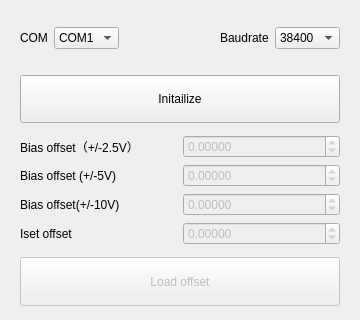
<?xml version="1.0" encoding="UTF-8"?>
<ui version="4.0">
 <class>Setting</class>
 <widget class="QWidget" name="Setting">
  <property name="windowModality">
   <enum>Qt::ApplicationModal</enum>
  </property>
  <property name="geometry">
   <rect>
    <x>0</x>
    <y>0</y>
    <width>360</width>
    <height>320</height>
   </rect>
  </property>
  <property name="sizePolicy">
   <sizepolicy hsizetype="Minimum" vsizetype="Minimum">
    <horstretch>0</horstretch>
    <verstretch>0</verstretch>
   </sizepolicy>
  </property>
  <property name="minimumSize">
   <size>
    <width>360</width>
    <height>320</height>
   </size>
  </property>
  <property name="font">
   <font>
    <pointsize>9</pointsize>
   </font>
  </property>
  <property name="windowTitle">
   <string>Setting</string>
  </property>
  <property name="windowIcon">
   <iconset>
    <normaloff>:/menuIcon/settingiconblack.png</normaloff>:/menuIcon/settingiconblack.png</iconset>
  </property>
  <layout class="QGridLayout" name="gridLayout">
   <item row="4" column="0">
    <widget class="QWidget" name="widget_5" native="true">
     <layout class="QGridLayout" name="gridLayout_2">
      <property name="leftMargin">
       <number>0</number>
      </property>
      <property name="topMargin">
       <number>0</number>
      </property>
      <property name="rightMargin">
       <number>0</number>
      </property>
      <property name="bottomMargin">
       <number>0</number>
      </property>
      <property name="horizontalSpacing">
       <number>0</number>
      </property>
      <property name="verticalSpacing">
       <number>6</number>
      </property>
      <item row="3" column="0">
       <widget class="QWidget" name="widget_3" native="true">
        <property name="sizePolicy">
         <sizepolicy hsizetype="Preferred" vsizetype="Preferred">
          <horstretch>0</horstretch>
          <verstretch>0</verstretch>
         </sizepolicy>
        </property>
        <layout class="QGridLayout" name="gridLayout_5">
         <property name="topMargin">
          <number>3</number>
         </property>
         <property name="bottomMargin">
          <number>3</number>
         </property>
         <item row="0" column="0">
          <widget class="QPushButton" name="loadButton">
           <property name="enabled">
            <bool>false</bool>
           </property>
           <property name="sizePolicy">
            <sizepolicy hsizetype="Minimum" vsizetype="Minimum">
             <horstretch>0</horstretch>
             <verstretch>0</verstretch>
            </sizepolicy>
           </property>
           <property name="text">
            <string>Load offset</string>
           </property>
          </widget>
         </item>
        </layout>
       </widget>
      </item>
      <item row="0" column="0">
       <widget class="QWidget" name="widget" native="true">
        <property name="sizePolicy">
         <sizepolicy hsizetype="Preferred" vsizetype="Preferred">
          <horstretch>0</horstretch>
          <verstretch>0</verstretch>
         </sizepolicy>
        </property>
        <layout class="QGridLayout" name="gridLayout_6">
         <property name="topMargin">
          <number>3</number>
         </property>
         <property name="bottomMargin">
          <number>3</number>
         </property>
         <item row="0" column="3">
          <widget class="QLabel" name="label_2">
           <property name="text">
            <string>Baudrate</string>
           </property>
           <property name="alignment">
            <set>Qt::AlignLeading|Qt::AlignLeft|Qt::AlignVCenter</set>
           </property>
           <property name="margin">
            <number>0</number>
           </property>
           <property name="indent">
            <number>0</number>
           </property>
          </widget>
         </item>
         <item row="0" column="4">
          <widget class="QComboBox" name="comboBox_baud">
           <property name="sizePolicy">
            <sizepolicy hsizetype="Minimum" vsizetype="Fixed">
             <horstretch>0</horstretch>
             <verstretch>0</verstretch>
            </sizepolicy>
           </property>
           <property name="currentText">
            <string>38400</string>
           </property>
           <item>
            <property name="text">
             <string>38400</string>
            </property>
           </item>
           <item>
            <property name="text">
             <string>9600</string>
            </property>
           </item>
          </widget>
         </item>
         <item row="0" column="0">
          <widget class="QLabel" name="label">
           <property name="text">
            <string>COM</string>
           </property>
           <property name="alignment">
            <set>Qt::AlignLeading|Qt::AlignLeft|Qt::AlignVCenter</set>
           </property>
           <property name="margin">
            <number>0</number>
           </property>
           <property name="indent">
            <number>0</number>
           </property>
          </widget>
         </item>
         <item row="0" column="1">
          <widget class="QComboBox" name="comboBox_uart">
           <property name="sizePolicy">
            <sizepolicy hsizetype="Minimum" vsizetype="Fixed">
             <horstretch>0</horstretch>
             <verstretch>0</verstretch>
            </sizepolicy>
           </property>
           <item>
            <property name="text">
             <string>COM1</string>
            </property>
           </item>
           <item>
            <property name="text">
             <string>COM2</string>
            </property>
           </item>
           <item>
            <property name="text">
             <string>COM3</string>
            </property>
           </item>
           <item>
            <property name="text">
             <string>COM4</string>
            </property>
           </item>
           <item>
            <property name="text">
             <string>COM5</string>
            </property>
           </item>
          </widget>
         </item>
         <item row="0" column="2">
          <spacer name="horizontalSpacer">
           <property name="orientation">
            <enum>Qt::Horizontal</enum>
           </property>
           <property name="sizeHint" stdset="0">
            <size>
             <width>40</width>
             <height>20</height>
            </size>
           </property>
          </spacer>
         </item>
        </layout>
       </widget>
      </item>
      <item row="1" column="0">
       <widget class="QWidget" name="widget_4" native="true">
        <property name="sizePolicy">
         <sizepolicy hsizetype="Preferred" vsizetype="Preferred">
          <horstretch>0</horstretch>
          <verstretch>0</verstretch>
         </sizepolicy>
        </property>
        <property name="minimumSize">
         <size>
          <width>0</width>
          <height>0</height>
         </size>
        </property>
        <layout class="QGridLayout" name="gridLayout_3">
         <property name="topMargin">
          <number>3</number>
         </property>
         <property name="bottomMargin">
          <number>3</number>
         </property>
         <item row="0" column="0">
          <widget class="QPushButton" name="initButton">
           <property name="sizePolicy">
            <sizepolicy hsizetype="Minimum" vsizetype="Minimum">
             <horstretch>0</horstretch>
             <verstretch>0</verstretch>
            </sizepolicy>
           </property>
           <property name="font">
            <font>
             <pointsize>9</pointsize>
             <weight>50</weight>
             <bold>false</bold>
            </font>
           </property>
           <property name="text">
            <string>Initailize</string>
           </property>
          </widget>
         </item>
        </layout>
       </widget>
      </item>
      <item row="2" column="0">
       <widget class="QWidget" name="widget_6" native="true">
        <property name="sizePolicy">
         <sizepolicy hsizetype="Preferred" vsizetype="Preferred">
          <horstretch>0</horstretch>
          <verstretch>0</verstretch>
         </sizepolicy>
        </property>
        <layout class="QGridLayout" name="gridLayout_4">
         <property name="topMargin">
          <number>3</number>
         </property>
         <property name="bottomMargin">
          <number>3</number>
         </property>
         <item row="0" column="0">
          <widget class="QLabel" name="label_3">
           <property name="sizePolicy">
            <sizepolicy hsizetype="Preferred" vsizetype="Preferred">
             <horstretch>0</horstretch>
             <verstretch>0</verstretch>
            </sizepolicy>
           </property>
           <property name="minimumSize">
            <size>
             <width>132</width>
             <height>0</height>
            </size>
           </property>
           <property name="font">
            <font>
             <pointsize>9</pointsize>
            </font>
           </property>
           <property name="text">
            <string>Bias offset（+/-2.5V）</string>
           </property>
          </widget>
         </item>
         <item row="0" column="1">
          <widget class="QDoubleSpinBox" name="spinBox_Biasoffset25_Setting">
           <property name="enabled">
            <bool>false</bool>
           </property>
           <property name="sizePolicy">
            <sizepolicy hsizetype="Minimum" vsizetype="Fixed">
             <horstretch>0</horstretch>
             <verstretch>0</verstretch>
            </sizepolicy>
           </property>
           <property name="minimumSize">
            <size>
             <width>0</width>
             <height>0</height>
            </size>
           </property>
           <property name="font">
            <font>
             <pointsize>9</pointsize>
            </font>
           </property>
           <property name="decimals">
            <number>5</number>
           </property>
           <property name="minimum">
            <double>-2.500000000000000</double>
           </property>
           <property name="maximum">
            <double>2.500000000000000</double>
           </property>
          </widget>
         </item>
         <item row="1" column="0">
          <widget class="QLabel" name="label_4">
           <property name="sizePolicy">
            <sizepolicy hsizetype="Preferred" vsizetype="Preferred">
             <horstretch>0</horstretch>
             <verstretch>0</verstretch>
            </sizepolicy>
           </property>
           <property name="minimumSize">
            <size>
             <width>132</width>
             <height>0</height>
            </size>
           </property>
           <property name="font">
            <font>
             <pointsize>9</pointsize>
            </font>
           </property>
           <property name="text">
            <string>Bias offset (+/-5V)</string>
           </property>
          </widget>
         </item>
         <item row="1" column="1">
          <widget class="QDoubleSpinBox" name="spinBox_Biasoffset5_Setting">
           <property name="enabled">
            <bool>false</bool>
           </property>
           <property name="sizePolicy">
            <sizepolicy hsizetype="Minimum" vsizetype="Fixed">
             <horstretch>0</horstretch>
             <verstretch>0</verstretch>
            </sizepolicy>
           </property>
           <property name="minimumSize">
            <size>
             <width>0</width>
             <height>0</height>
            </size>
           </property>
           <property name="font">
            <font>
             <pointsize>9</pointsize>
            </font>
           </property>
           <property name="decimals">
            <number>5</number>
           </property>
           <property name="minimum">
            <double>-2.500000000000000</double>
           </property>
           <property name="maximum">
            <double>2.500000000000000</double>
           </property>
          </widget>
         </item>
         <item row="2" column="0">
          <widget class="QLabel" name="label_5">
           <property name="sizePolicy">
            <sizepolicy hsizetype="Preferred" vsizetype="Preferred">
             <horstretch>0</horstretch>
             <verstretch>0</verstretch>
            </sizepolicy>
           </property>
           <property name="minimumSize">
            <size>
             <width>132</width>
             <height>0</height>
            </size>
           </property>
           <property name="font">
            <font>
             <pointsize>9</pointsize>
            </font>
           </property>
           <property name="text">
            <string>Bias offset(+/-10V)</string>
           </property>
          </widget>
         </item>
         <item row="2" column="1">
          <widget class="QDoubleSpinBox" name="spinBox_Biasoffset10_Setting">
           <property name="enabled">
            <bool>false</bool>
           </property>
           <property name="sizePolicy">
            <sizepolicy hsizetype="Minimum" vsizetype="Fixed">
             <horstretch>0</horstretch>
             <verstretch>0</verstretch>
            </sizepolicy>
           </property>
           <property name="minimumSize">
            <size>
             <width>0</width>
             <height>0</height>
            </size>
           </property>
           <property name="font">
            <font>
             <pointsize>9</pointsize>
            </font>
           </property>
           <property name="decimals">
            <number>5</number>
           </property>
           <property name="minimum">
            <double>-2.500000000000000</double>
           </property>
           <property name="maximum">
            <double>2.500000000000000</double>
           </property>
          </widget>
         </item>
         <item row="3" column="0">
          <widget class="QLabel" name="label_6">
           <property name="sizePolicy">
            <sizepolicy hsizetype="Preferred" vsizetype="Preferred">
             <horstretch>0</horstretch>
             <verstretch>0</verstretch>
            </sizepolicy>
           </property>
           <property name="minimumSize">
            <size>
             <width>132</width>
             <height>0</height>
            </size>
           </property>
           <property name="text">
            <string>Iset offset</string>
           </property>
          </widget>
         </item>
         <item row="3" column="1">
          <widget class="QDoubleSpinBox" name="spinBox_Isetoff_Setting">
           <property name="enabled">
            <bool>false</bool>
           </property>
           <property name="sizePolicy">
            <sizepolicy hsizetype="Minimum" vsizetype="Fixed">
             <horstretch>0</horstretch>
             <verstretch>0</verstretch>
            </sizepolicy>
           </property>
           <property name="minimumSize">
            <size>
             <width>0</width>
             <height>0</height>
            </size>
           </property>
           <property name="font">
            <font>
             <pointsize>9</pointsize>
            </font>
           </property>
           <property name="alignment">
            <set>Qt::AlignLeading|Qt::AlignLeft|Qt::AlignVCenter</set>
           </property>
           <property name="decimals">
            <number>5</number>
           </property>
           <property name="minimum">
            <double>-10.000000000000000</double>
           </property>
           <property name="maximum">
            <double>10.000000000000000</double>
           </property>
          </widget>
         </item>
        </layout>
       </widget>
      </item>
     </layout>
    </widget>
   </item>
  </layout>
 </widget>
 <resources>
  <include location="logo.qrc"/>
 </resources>
 <connections/>
</ui>
